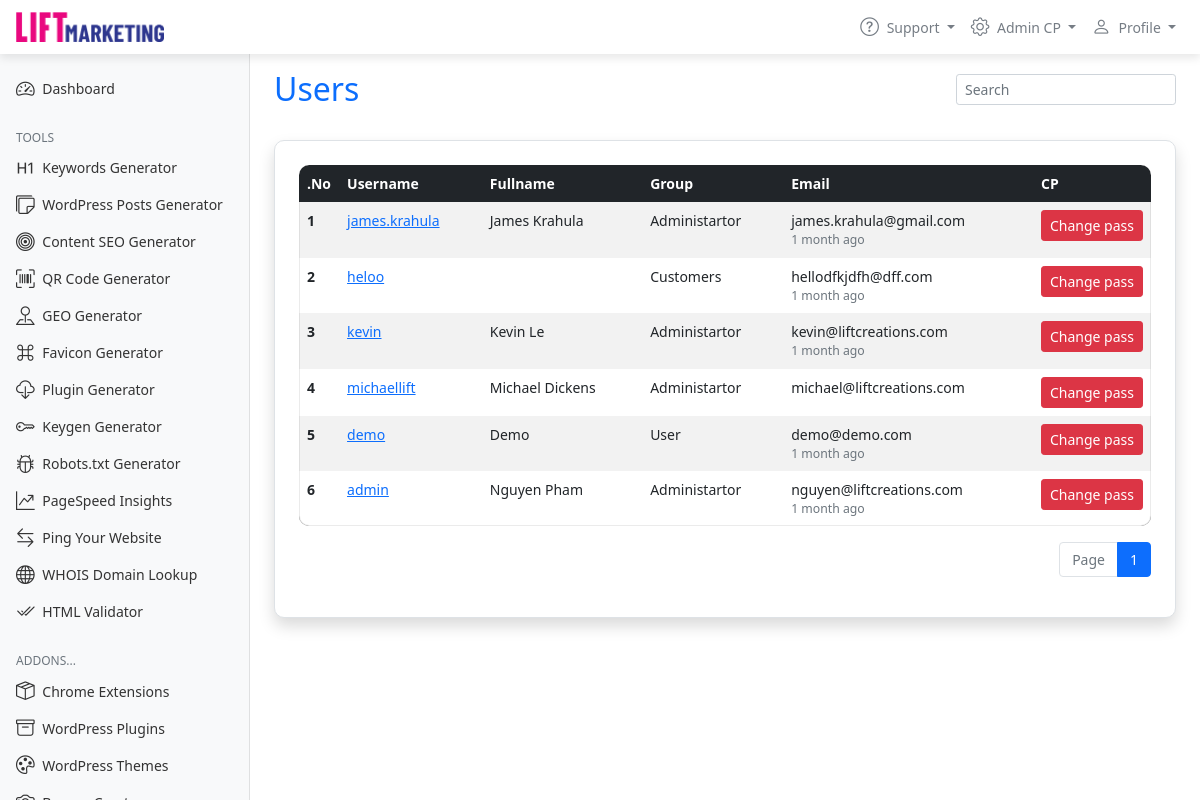
Page /views/users.php (signed in) on the earlier database version.
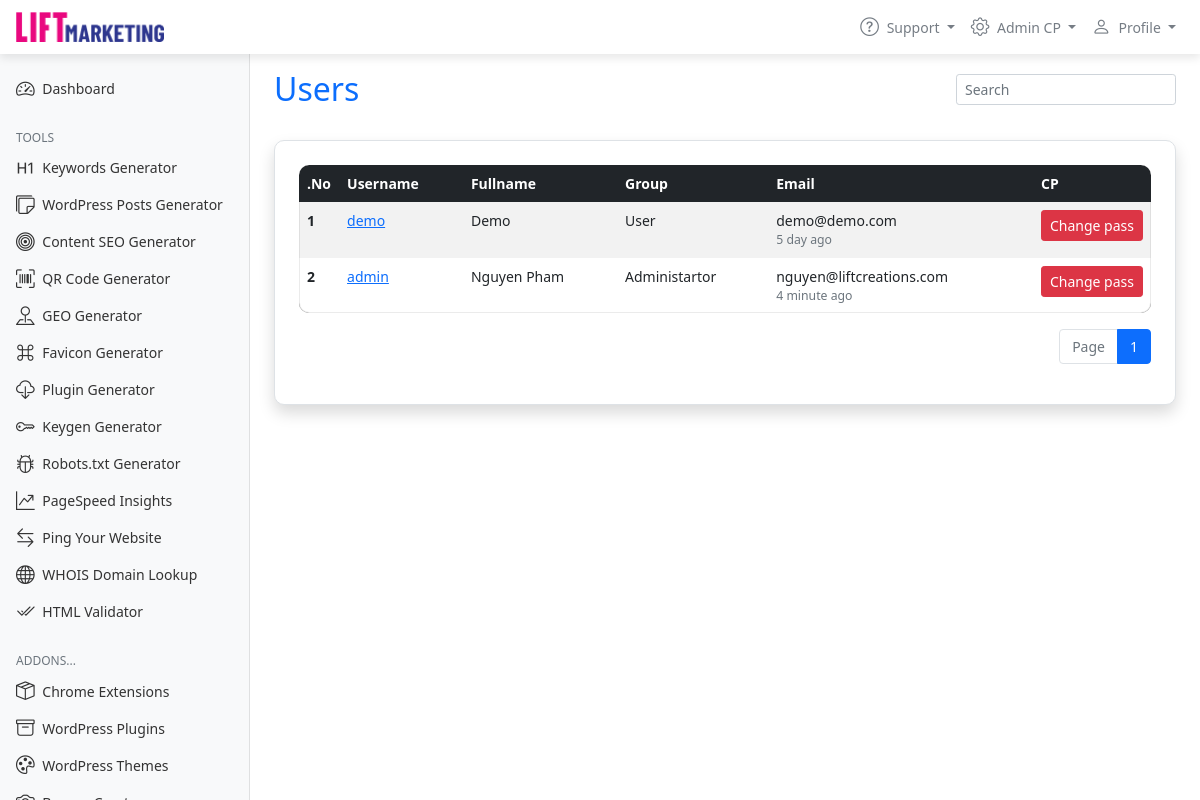
Same page on the later database version.
### tables this page shows
CREATE TABLE `tbl_members` (
  `member_id` int(8) NOT NULL,
  `member_name` varchar(255) NOT NULL,
  `member_password` varchar(64) NOT NULL,
  `member_type` tinyint(1) NOT NULL,
  `member_email` varchar(255) NOT NULL,
  `member_info` mediumtext NOT NULL,
  `member_fullname` mediumtext NOT NULL,
  `member_temp_pass` varchar(255) DEFAULT NULL,
  `member_active` int(11) NOT NULL DEFAULT '1'
);

### db/authCookieSessionValidate.php (called while the page is built, shortened)
<?php
require_once "Auth.php";
$auth = new Auth();
if (!empty($_SESSION["member_id"])) {
    $isMemberTypye = $auth->getMemberByID($_SESSION["member_id"])[0]["member_type"];
    if ($auth->getLogin($_SESSION["member_id"]) && count($auth->getLogin($_SESSION["member_id"])) > 0) {
        $auth->updateLogin(time(), $_SESSION["member_id"]);
    } else {
        $auth->insertLogin(time(), $_SESSION["member_id"]);
    }
    $isMemberActive = $auth->getMemberByID($_SESSION["member_id"])[0]["member_active"];
}

### db/DBController.php (called while the page is built, shortened)
<?php
class DBController {
	private $host = "localhost";
	private $user = "root";
	private $password = "root";
	private $database = "admin_seotool";
	private $conn;
    function __construct() {
        $this->conn = $this->connectDB();
    }
	function connectDB() {
		$conn = mysqli_connect($this->host,$this->user,$this->password,$this->database);
        $conn->set_charset('utf8mb4');
        return $conn;
	}
    function runQuery($query, $param_type, $param_value_array) {
        $sql = $this->conn->prepare($query);
        $this->bindQueryParams($sql, $param_type, $param_value_array);
        $sql->execute();
        $result = $sql->get_result();
        if ($result->num_rows > 0) {
            while($row = $result->fetch_assoc()) {
                $resultset[] = $row;
            }
        }
        if(!empty($resultset)) {
            return $resultset;
        }
    }
    function bindQueryParams($sql, $param_type, $param_value_array) {
        $param_value_reference[] = & $param_type;
        for($i=0; $i<count($param_value_array); $i++) {
            $param_value_reference[] = & $param_value_array[$i];
        }
        call_user_func_array(array(
            $sql,
            'bind_param'
        ), $param_value_reference);
    }
}
?>

### db/Auth.php (called while the page is built, shortened)
<?php
require "DBController.php";
class Auth
{
    function getAllMember($search)
    {
        $db_handle = new DBController();
        $query = "SELECT * FROM tbl_members WHERE (member_name LIKE ? OR member_email LIKE ? OR member_fullname LIKE ?) ORDER BY member_id DESC";
        $result = $db_handle->runQuery($query, 'sss', array($search, $search, $search));
        return $result;
    }
    function getMemberByID($id)
    {
        $db_handle = new DBController();
        $query = "SELECT * FROM tbl_members WHERE member_id = ?";
        $result = $db_handle->runQuery($query, 's', array($id));
        return $result;
    }
    function getLogin($id)
    {
        $db_handle = new DBController();
        $query = "SELECT * FROM tbl_login WHERE member_id = ?";
        $result = $db_handle->runQuery($query, 's', array($id));
        return $result;
    }
}

### includes/variables.php (called while the page is built, shortened)
<?php
require_once "db/authCookieSessionValidate.php";
require_once 'core/functions.php';
require_once 'core/class-concat.php';
?>

### core/functions.php (called while the page is built, shortened)
<?php
function time_elapsed_string($datetime, $full = false)
{
    $now = new DateTime;
    $ago = new DateTime($datetime);
    $diff = $now->diff($ago);
    $diff->w = floor($diff->d / 7);
    $diff->d -= $diff->w * 7;
    $string = array(
        'y' => 'year',
        'm' => 'month',
        'w' => 'week',
        'd' => 'day',
        'h' => 'hour',
        'i' => 'minute',
        's' => 'second',
    );
    foreach ($string as $k => &$v) {
        if ($diff->$k) {
            $v = $diff->$k . ' ' . $v . ($diff->$k > 1 ? '' : '');
        } else {
            unset($string[$k]);
        }
    }
    if (!$full) $string = array_slice($string, 0, 1);
    return $string ? implode(', ', $string) . ' ago' : 'just now';
}

### views/users.php (the view, shortened to what the rows shown need)
<?php
require_once 'includes/variables.php';
require_once 'includes/header.php';
$getUserConfig = $auth->getMemberByID($_SESSION["member_id"]);
if (isset($_GET['s'])) {
    $users = $auth->getAllMember('%' . $_GET['s'] . '%');
    $query = $_GET['s'];
} else {
    $users = $auth->getAllMember('%%');
}
?>
<body>
    <div class="container-fluid">
        <div class="row">
            <main class="col-md-9 ms-sm col-lg-10 col-xl px-md-4">
                <div class="d-flex justify-content-between flex-wrap flex-md-nowrap align-items-center pt-3 pb-2 mb-3">
                    <h1 class="h2">Users</h1>
                </div>
                <div class="row mb-3">
                    <div class="col-12">
                    <?php
                    if ($users) {
                        $pageper = 20;
                        $curent_page = isset($_GET["p"]) ? $_GET["p"] : 1;
                        $page = get_page($users, $curent_page, $pageper);
                    ?>
                <div class="shadow p-4 p-xxl-5 mb-5 bg-body rounded border mt-xxl-5 mx-xxl-5">
                    <div class="table-responsive">
                        <table class="table table-bordered table-striped table-hover">
                            <thead class="table-dark">
                                <tr>
                                <th scope="col" width="30">.No</th>
                                <th scope="col">Username</th>
                                <th scope="col">Fullname</th>
                                <th scope="col">Group</th>
                                <th scope="col">Email</th>
                                <th scope="col" width="100">CP</th>
                                </tr>
                            </thead>
                            <tbody>
                                <?php
                                    $m = 1;
                                    foreach ($page as &$item) {
                                        if ($item["member_id"] != 1) {
                                ?>
                                <tr>
                                <th scope="row"><?=$m?></th>
                                <td><a href="profile?id=<?=$item["member_id"]?>"><?=$item["member_name"]?></a></td>
                                <td><?=$item["member_fullname"]?></td>
                                <td><?php
                                if($item["member_type"] == 1) {
                                    echo 'Administartor';
                                } else if($item["member_type"] == 2) {
                                    echo 'Moderator';
                                } else if($item["member_type"] == 0) {
                                    echo 'User';
                                } else if($item["member_type"] == 3) {
                                    echo 'Customers';
                                }
                                ?></td>
                                <td>
                                <div class="text-dark"><?=$item["member_email"]?></div>
                                <?php if ($_SESSION["member_id"] == 1) {?>
                                    <div class="small text-muted"><?php echo isset($auth->getLogin($item["member_id"])[0]['login_last_login']) ? time_elapsed_string(date("Y-m-d H:i:s", $auth->getLogin($item["member_id"])[0]['login_last_login'])) : ''; ?></div>
                                <?php } ?>
                            </td>
                                <td class="small"><a href="changepass?id=<?=$item["member_id"]?>" class="btn btn-sm btn-danger text-nowrap">Change pass</a></td>
                                </tr>
                                <?php
                                        }
                                    $m++;
                                    }
                                ?>
                            </tbody>
                        </table>
                    </div>
                    </div>
                    <?php
                    } else {
                    ?>
                        <div class="alert alert-danger">No users found!</div>
                    <?php
                    }
                    ?>
                    </div>
                </div>
            </main>
        </div>
    </div>
</body>
</html>

Differences in the rows shown:
removed tbl_members: member_name "james.krahula", member_fullname "James Krahula", member_type "Administartor", member_email "james.krahula@gmail.com", member_id.login_last_login "1 month ago"
removed tbl_members: member_name "heloo", member_type "Customers", member_email "hellodfkjdfh@dff.com", member_id.login_last_login "1 month ago"
removed tbl_members: member_name "kevin", member_fullname "Kevin Le", member_type "Administartor", member_email "kevin@liftcreations.com", member_id.login_last_login "1 month ago"
removed tbl_members: member_name "michaellift", member_fullname "Michael Dickens", member_type "Administartor", member_email "michael@liftcreations.com"
changed through a linked row, tbl_members "demo": member_id.login_last_login "1 month ago" → "5 day ago"
changed tbl_members "admin": member_id.login_last_login "1 month ago" → "4 minute ago"
